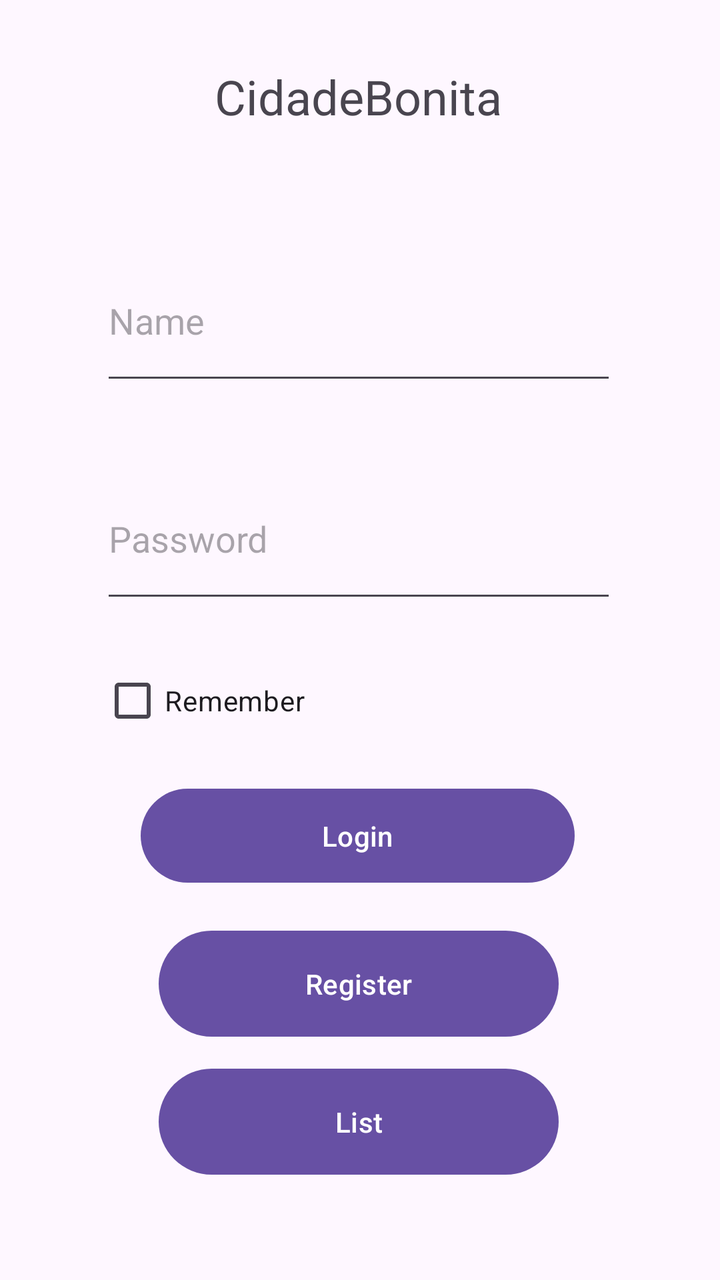
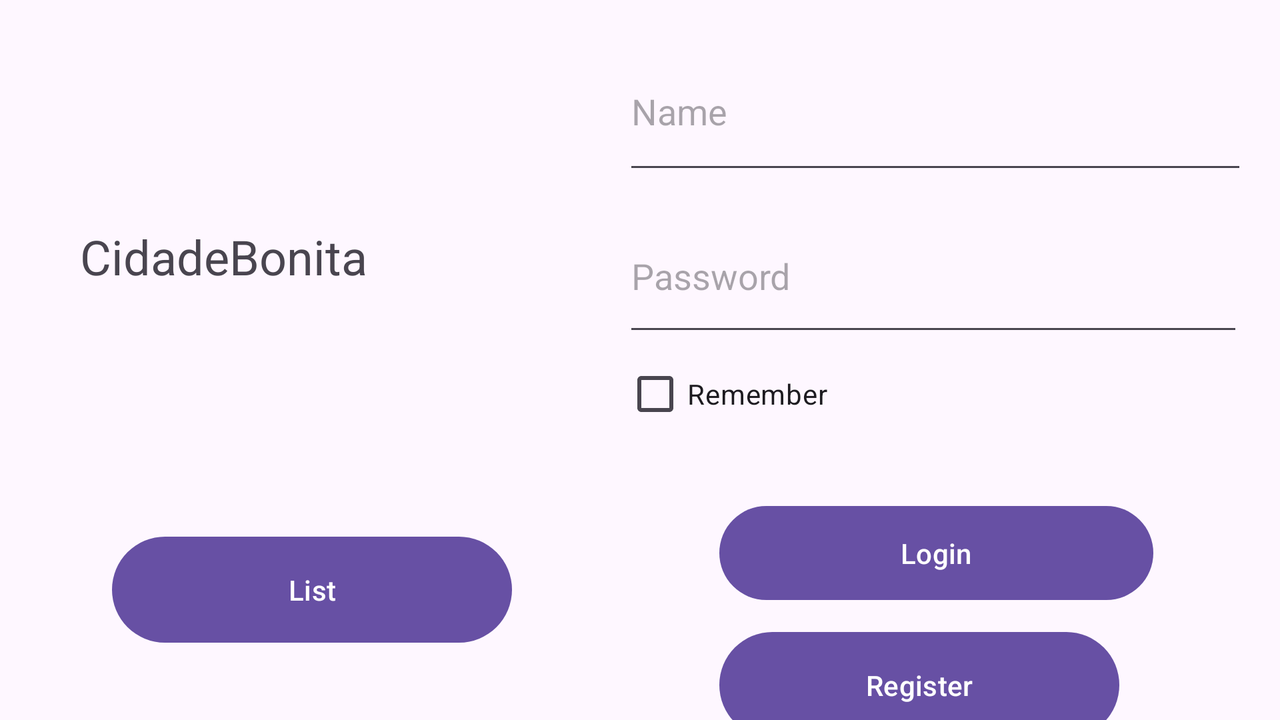

Compare how this app lays out the same screen by default and in its alternative resource folder. The renders come first, then the two layout files and the values they reference.
<!-- AndroidManifest.xml: application theme Theme.CidadeBonita -->
<!-- res/layout/activity_main.xml -->
<?xml version="1.0" encoding="utf-8"?>
<androidx.constraintlayout.widget.ConstraintLayout xmlns:android="http://schemas.android.com/apk/res/android"
    xmlns:app="http://schemas.android.com/apk/res-auto"
    xmlns:tools="http://schemas.android.com/tools"
    android:layout_width="match_parent"
    android:layout_height="match_parent"
    tools:context=".MainActivity">

    <TextView
        android:id="@+id/tvTitulo"
        android:layout_width="wrap_content"
        android:layout_height="wrap_content"
        android:layout_marginTop="32dp"
        android:text="@string/app_name"
        android:textSize="24sp"
        app:layout_constraintEnd_toEndOf="parent"
        app:layout_constraintHorizontal_bias="0.496"
        app:layout_constraintStart_toStartOf="parent"
        app:layout_constraintTop_toTopOf="parent" />

    <EditText
        android:id="@+id/edUsuario"
        android:layout_width="258dp"
        android:layout_height="77dp"
        android:layout_marginTop="56dp"
        android:ems="10"
        android:hint="@string/name"
        android:inputType="textPersonName"
        app:layout_constraintEnd_toEndOf="@+id/tvTitulo"
        app:layout_constraintStart_toStartOf="@+id/tvTitulo"
        app:layout_constraintTop_toBottomOf="@+id/tvTitulo" />

    <EditText
        android:id="@+id/edSenha"
        android:layout_width="258dp"
        android:layout_height="77dp"
        android:layout_marginTop="32dp"
        android:ems="10"
        android:hint="@string/password"
        android:inputType="numberPassword"
        app:layout_constraintEnd_toEndOf="@+id/edUsuario"
        app:layout_constraintHorizontal_bias="0.0"
        app:layout_constraintStart_toStartOf="@+id/edUsuario"
        app:layout_constraintTop_toBottomOf="@+id/edUsuario" />

    <CheckBox
        android:id="@+id/checkBox"
        android:layout_width="wrap_content"
        android:layout_height="wrap_content"
        android:layout_marginTop="20dp"
        android:text="@string/remember"
        app:layout_constraintStart_toStartOf="@+id/edSenha"
        app:layout_constraintTop_toBottomOf="@+id/edSenha" />

    <Button
        android:id="@+id/btLogin"
        android:layout_width="217dp"
        android:layout_height="55dp"
        android:layout_marginTop="16dp"
        android:text="@string/login"
        app:layout_constraintEnd_toEndOf="@+id/edSenha"
        app:layout_constraintHorizontal_bias="0.487"
        app:layout_constraintStart_toStartOf="@+id/edSenha"
        app:layout_constraintTop_toBottomOf="@+id/checkBox" />

    <Button
        android:id="@+id/btCadastrar"
        android:layout_width="200dp"
        android:layout_height="61dp"
        android:layout_marginTop="16dp"
        android:text="@string/cadastrar"
        app:layout_constraintEnd_toEndOf="@+id/btLogin"
        app:layout_constraintHorizontal_bias="0.529"
        app:layout_constraintStart_toStartOf="@+id/btLogin"
        app:layout_constraintTop_toBottomOf="@+id/btLogin" />

    <Button
        android:id="@+id/btListaUsuarios"
        android:layout_width="200dp"
        android:layout_height="61dp"
        android:layout_marginTop="8dp"
        android:text="@string/lista"
        app:layout_constraintEnd_toEndOf="@+id/btCadastrar"
        app:layout_constraintHorizontal_bias="0.0"
        app:layout_constraintStart_toStartOf="@+id/btCadastrar"
        app:layout_constraintTop_toBottomOf="@+id/btCadastrar" />

</androidx.constraintlayout.widget.ConstraintLayout>
<!-- resources referenced by this layout -->
<resources>
  <string name="app_name">CidadeBonita</string>
  <string name="cadastrar">Register</string>
  <string name="lista">List</string>
  <string name="login">Login</string>
  <string name="name">Name</string>
  <string name="password">Password</string>
  <string name="remember">Remember</string>
  <style name="Theme.CidadeBonita" parent="Base.Theme.CidadeBonita" />
  <style name="Base.Theme.CidadeBonita" parent="Theme.Material3.DayNight.NoActionBar">
          
          
      </style>
</resources>
<!-- res/layout-land/activity_main.xml (the repository's variant of the layout above) -->
<!-- drawn on the phone turned sideways -->
<?xml version="1.0" encoding="utf-8"?>
<androidx.constraintlayout.widget.ConstraintLayout xmlns:android="http://schemas.android.com/apk/res/android"
    xmlns:app="http://schemas.android.com/apk/res-auto"
    xmlns:tools="http://schemas.android.com/tools"
    android:layout_width="match_parent"
    android:layout_height="match_parent"
    tools:context=".MainActivity">

    <Button
        android:id="@+id/btCadastrar"
        android:layout_width="200dp"
        android:layout_height="61dp"
        android:layout_marginTop="8dp"
        android:text="@string/cadastrar"
        app:layout_constraintEnd_toEndOf="@+id/btLogin"
        app:layout_constraintHorizontal_bias="0.0"
        app:layout_constraintStart_toStartOf="@+id/btLogin"
        app:layout_constraintTop_toBottomOf="@+id/btLogin" />

    <TextView
        android:id="@+id/tvTitulo"
        android:layout_width="wrap_content"
        android:layout_height="wrap_content"
        android:layout_marginStart="40dp"
        android:layout_marginTop="112dp"
        android:text="@string/app_name"
        android:textSize="24sp"
        app:layout_constraintStart_toStartOf="parent"
        app:layout_constraintTop_toTopOf="parent" />

    <EditText
        android:id="@+id/edUsuario"
        android:layout_width="312dp"
        android:layout_height="76dp"
        android:layout_marginStart="128dp"
        android:layout_marginTop="16dp"
        android:ems="10"
        android:hint="@string/name"
        android:inputType="textPersonName"
        app:layout_constraintStart_toEndOf="@+id/tvTitulo"
        app:layout_constraintTop_toTopOf="parent" />

    <EditText
        android:id="@+id/edSenha"
        android:layout_width="310dp"
        android:layout_height="73dp"
        android:layout_marginTop="8dp"
        android:ems="10"
        android:hint="@string/password"
        android:inputType="numberPassword"
        app:layout_constraintEnd_toEndOf="@+id/edUsuario"
        app:layout_constraintHorizontal_bias="0.0"
        app:layout_constraintStart_toStartOf="@+id/edUsuario"
        app:layout_constraintTop_toBottomOf="@+id/edUsuario" />

    <CheckBox
        android:id="@+id/checkBox"
        android:layout_width="wrap_content"
        android:layout_height="wrap_content"
        android:text="@string/remember"
        app:layout_constraintStart_toStartOf="@+id/edSenha"
        app:layout_constraintTop_toBottomOf="@+id/edSenha" />

    <Button
        android:id="@+id/btLogin"
        android:layout_width="217dp"
        android:layout_height="55dp"
        android:layout_marginTop="28dp"
        android:text="@string/login"
        app:layout_constraintEnd_toEndOf="@+id/edSenha"
        app:layout_constraintHorizontal_bias="0.516"
        app:layout_constraintStart_toStartOf="@+id/edSenha"
        app:layout_constraintTop_toBottomOf="@+id/checkBox" />

    <Button
        android:id="@+id/btListaUsuarios"
        android:layout_width="200dp"
        android:layout_height="61dp"
        android:layout_marginStart="16dp"
        android:layout_marginTop="120dp"
        android:text="@string/lista"
        app:layout_constraintStart_toStartOf="@+id/tvTitulo"
        app:layout_constraintTop_toBottomOf="@+id/tvTitulo" />
</androidx.constraintlayout.widget.ConstraintLayout>
